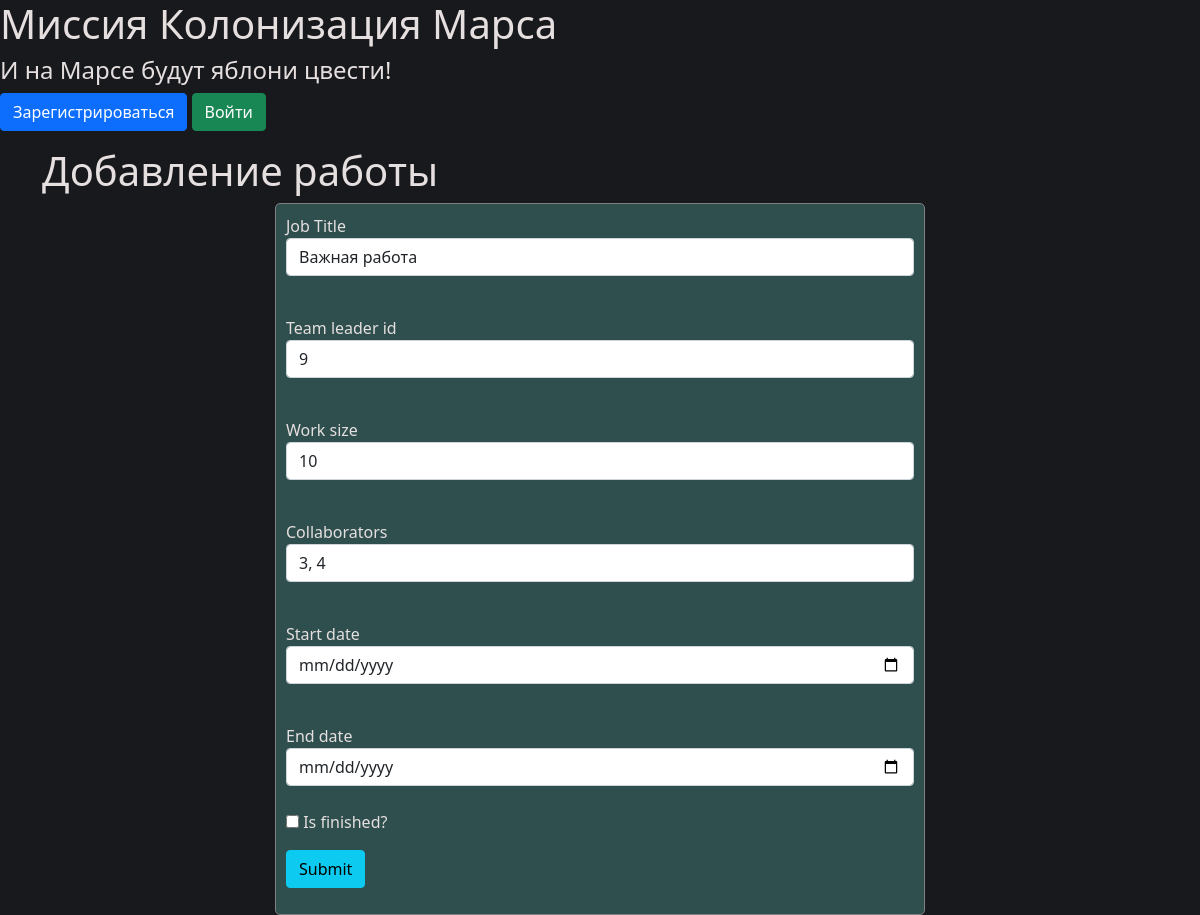
The page /edit_job/9 on the database as committed earlier.
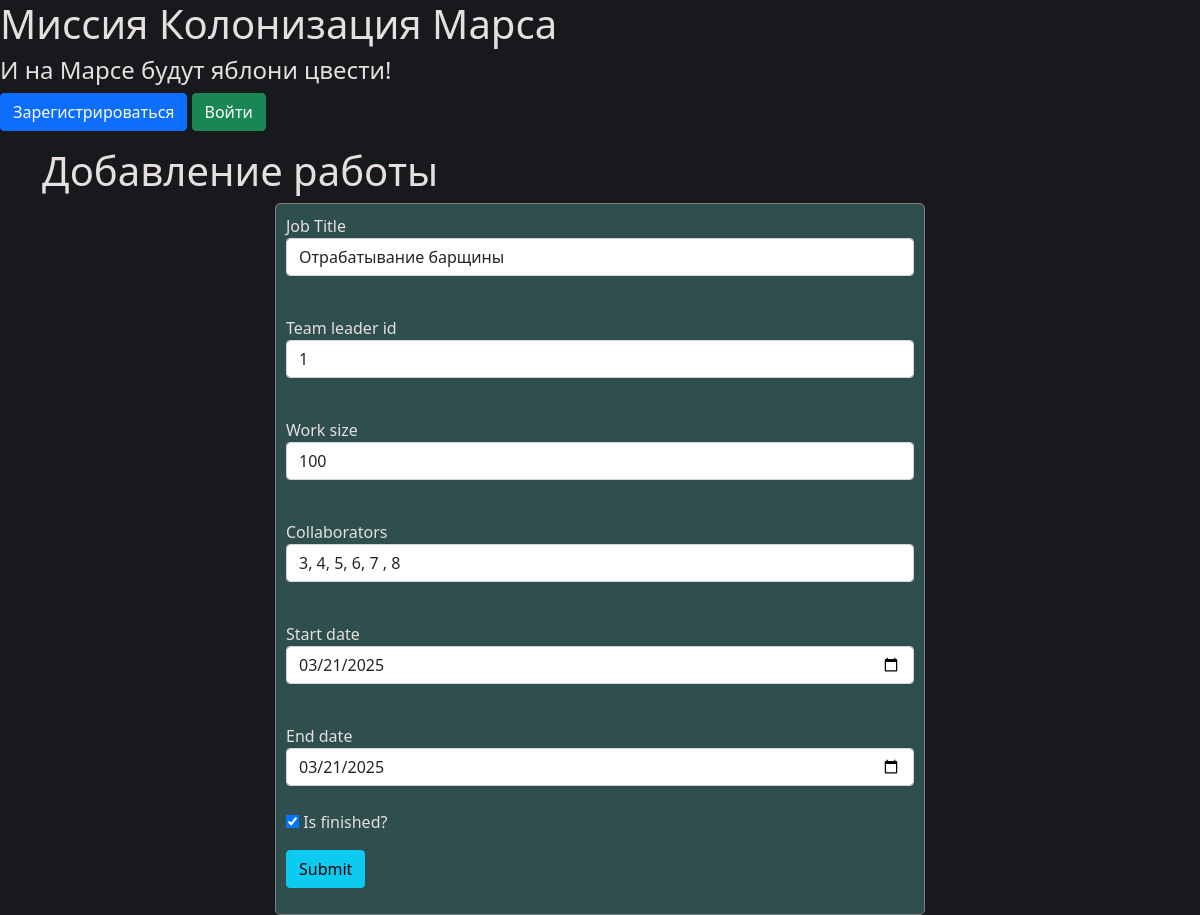
The same page on the database as committed later.
### data/jobs.py (models this page shows, shortened)
class Job(SqlAlchemyBase, SerializerMixin):
    __tablename__ = 'jobs'
    id = sqlalchemy.Column(sqlalchemy.Integer,
                           primary_key=True, autoincrement=True)
    team_leader = sqlalchemy.Column(sqlalchemy.Integer, sqlalchemy.ForeignKey("users.id"))
    job = sqlalchemy.Column(sqlalchemy.String)
    work_size = sqlalchemy.Column(sqlalchemy.Integer)
    collaborators = sqlalchemy.Column(sqlalchemy.String)
    start_date = sqlalchemy.Column(sqlalchemy.DateTime, default=datetime.datetime.now)
    end_date = sqlalchemy.Column(sqlalchemy.DateTime)
    is_finished = sqlalchemy.Column(sqlalchemy.Boolean, default=False)
    user = orm.relationship('User')

### repr.py (the view, shortened to what this page needs)
@app.route('/edit_job/<job_id>', methods=['GET', 'POST'])
def edit_job(job_id):
    form = JobForm()
    db_sess = db_session.create_session()
    job = db_sess.query(Job).filter(Job.id == int(job_id)).first()
    form.team_leader.data = job.team_leader
    form.job.data = job.job
    form.work_size.data = job.work_size
    form.collaborators.data = job.collaborators
    form.start_date.data = job.start_date
    form.end_date.data = job.end_date
    form.is_finished.data = job.is_finished
    return render_template('add_job.html', title='Редактирование работы', form=form)

### forms/add_job.py
class JobForm(FlaskForm):
    team_leader = StringField('Team leader id', validators=[DataRequired()])
    job = StringField("Job Title", validators=[DataRequired()])
    work_size = IntegerField('Work size', validators=[DataRequired()])
    collaborators = StringField('Collaborators', validators=[DataRequired()])
    start_date = DateField('Start date', validators=[DataRequired()])
    end_date = DateField('End date', validators=[DataRequired()])
    is_finished = BooleanField('Is finished?')
    submit = SubmitField('Submit')

### data/db_session.py (called while the page is built)
def create_session() -> Session:
    global __factory
    return __factory()

### templates/add_job.html (shortened to what this page needs)
{% extends "base.html" %}
{% block hed %}
<link rel="stylesheet" href="/static/css/form.css">
<link rel="stylesheet" href="/static/css/table.css">
{% endblock %}
{% block content %}
<h1>Добавление работы</h1>
<form class="login_form" action="" method="post" novalidate>
    {{ form.job.label }}<br>
        {{ form.job(class="form-control") }}<br>
    {{ form.team_leader.label }}<br>
        {{ form.team_leader(class="form-control") }}<br>
    {{ form.work_size.label }}<br>
        {{ form.work_size(class="form-control") }}<br>
    {{ form.collaborators.label }}<br>
        {{ form.collaborators(class="form-control") }}<br>
    {{ form.start_date.label }}<br>
        {{ form.start_date(class="form-control") }}<br>
    {{ form.end_date.label }}<br>
        {{ form.end_date(class="form-control") }}<br>
    <p>{{ form.is_finished() }} {{ form.is_finished.label }}</p>
    <p>{{ form.submit(type="submit", class="btn btn-info") }}</p>
</form>
{% endblock %}

Rows that differ between the two databases and show on the page:
changed Job: job "Важная работа" → "Отрабатывание барщины"; team_leader "9" → "1"; work_size "10" → "100"; collaborators "3, 4" → "3, 4, 5, 6, 7 , 8"; start_date (not shown) → "03/21/2025"; end_date (not shown) → "03/21/2025"; is_finished "☐" → "☑"
